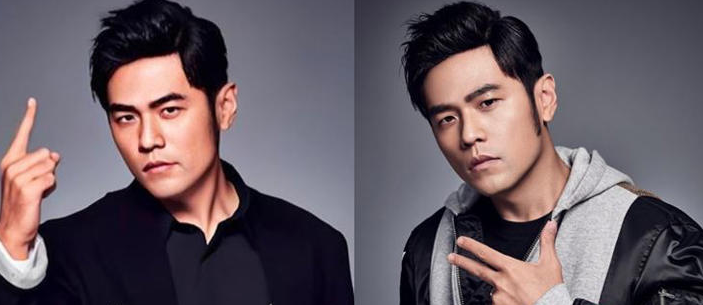
#> input picture opencv/face03.png, 703 x 305 px
$ python a02.py
#> lines starting #> are read from the running program, lines starting #| are printed output that depends on the picture; after the words box and inside, x2 and y2 are one past the last pixel; in counts of white or black regions, pixels touching at a corner belong together
import cv2
img = cv2.imread('face03.png')
#> img is the input picture: shape (305, 703, 3); mean B, G, R 98.8, 91.2, 103.1
gray = cv2.cvtColor(img, cv2.COLOR_BGR2GRAY)   # 圖片轉灰階
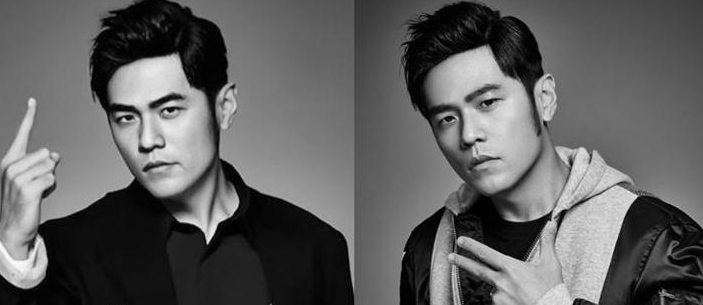
#> gray: shape (305, 703); min 0, max 253, mean 95.6
#gray = cv2.medianBlur(gray, 5)                # 如果一直偵測到雜訊，可使用模糊的方式去除雜訊
face_cascade = cv2.CascadeClassifier(cv2.data.haarcascades + 'haarcascade_frontalface_default.xml')
eye_cascade  = cv2.CascadeClassifier(cv2.data.haarcascades + 'haarcascade_eye.xml')
nose_cascade  = cv2.CascadeClassifier(cv2.data.haarcascades + 'haarcascade_mcs_nose.xml')


# 偵測人臉
faces = face_cascade.detectMultiScale(gray, 1.3, 5)
#> faces = [[88, 64, 123, 123], [399, 55, 139, 139]]

for (x, y, w, h) in faces:
    # 繪製人臉矩形（可選）
    cv2.rectangle(img, (x, y), (x + w, y + h), (255, 0, 0), 2)

    roi_gray  = gray[y:y + h, x:x + w]
    roi_color = img[y:y + h, x:x + w]

    # 偵測眼睛
    eyes = eye_cascade.detectMultiScale(roi_gray)
    for (ex, ey, ew, eh) in eyes:
        # 計算眼睛中心點
        center_x = ex + ew // 2
        center_y = ey + eh // 2
        radius = int(round((ew + eh) * 0.25))  # 半徑可根據實際調整
        # 畫圓框標記眼睛
        cv2.circle(roi_color, (center_x, center_y), radius, (0, 255, 0), 2)


    nose_cascade = cv2.CascadeClassifier("haarcascade_mcs_nose.xml")    # 使用鼻子模型
    noses = nose_cascade.detectMultiScale(gray)                             # 偵測鼻子
    for (x, y, w, h) in noses:
        cv2.rectangle(img, (x, y), (x+w, y+h), (0, 0, 255), 2)
#> this loop made 2 passes
#> (eyes, noses) on passes 1 to 2: ([[67, 35, 25, 25], [21, 37, 33, 33]], [[129, 129, 35, 29], [451, 124, 36, 30]]), ([[75, 37, 24, 24], [34, 54, 24, 24], [28, 42, 39, 39]], [[129, 129, 35, 29], [451, 124, 36, 30]])
#> pass 1, `roi_gray  = gray[y:y + h, x:x + w]`:
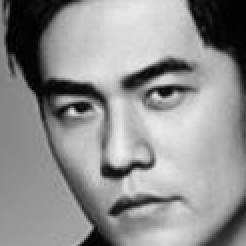
#> roi_gray: shape (123, 123) (shown 2 times larger); min 0, max 239, mean 143.8
#> pass 1, `roi_color = img[y:y + h, x:x + w]`:
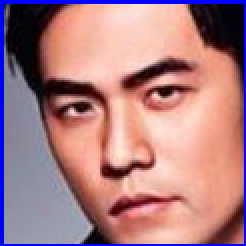
#> roi_color: shape (123, 123, 3) (shown 2 times larger); mean B, G, R 130.9, 125.5, 171.6
#> pass 2, `roi_gray  = gray[y:y + h, x:x + w]`:
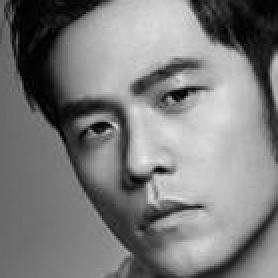
#> roi_gray: shape (139, 139) (shown 2 times larger); min 0, max 232, mean 124.3
#> pass 2, `roi_color = img[y:y + h, x:x + w]`:
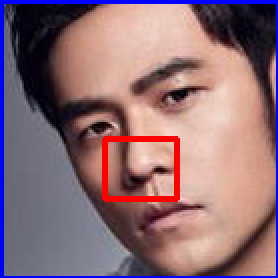
#> roi_color: shape (139, 139, 3) (shown 2 times larger); mean B, G, R 117.2, 109.6, 141.3
#> after the loop:
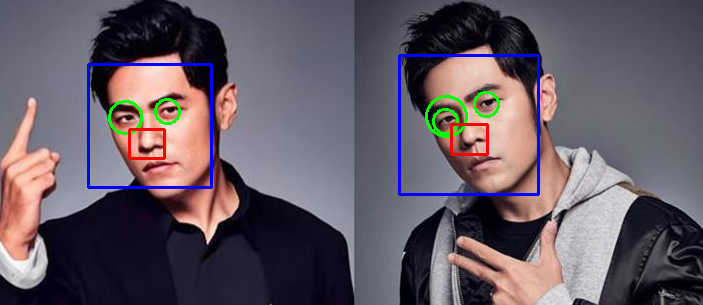
#> img: shape (305, 703, 3); 2.43% of pixels changed, all inside (x1, y1, x2, y2) = (87, 54, 540, 196)
#> after the loop:
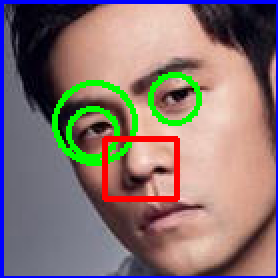
#> roi_color: shape (139, 139, 3) (shown 2 times larger); 4.09% of pixels changed, all inside (x1, y1, x2, y2) = (26, 36, 101, 83)

    # [4 lines of commented-out code are left out]


cv2.imshow('image', img)
cv2.waitKey(0)   # 按下任意鍵停止
cv2.destroyAllWindows()

$ run again, with opencv/face02.png copied over opencv/face03.png
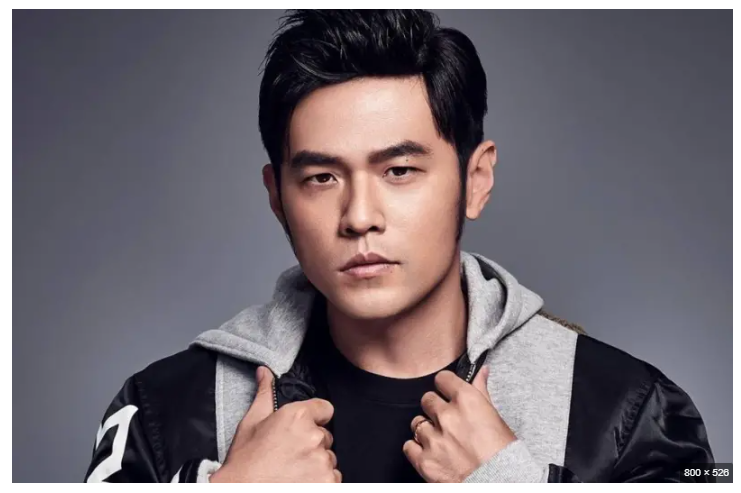
#> input picture opencv/face02.png, 741 x 493 px
#> img is the input picture: shape (493, 741, 3); mean B, G, R 112.3, 105.8, 113.9
#> faces = [[458, 149, 64, 64], [257, 84, 217, 217]]
#> the loop `for (x, y, w, h) in faces:` made 2 passes
#> noses on pass 1: [[332, 200, 53, 44]]
#> pass 1, `roi_color = img[y:y + h, x:x + w]`:
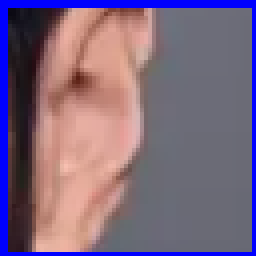
#> roi_color: shape (64, 64, 3) (shown 4 times larger); mean B, G, R 126.6, 102.8, 124.5
#> after the loop `for (x, y, w, h) in faces:`:
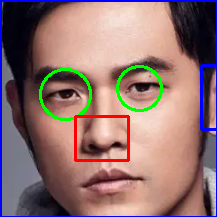
#> roi_color: shape (217, 217, 3); mean B, G, R 112, 114.3, 144.7
